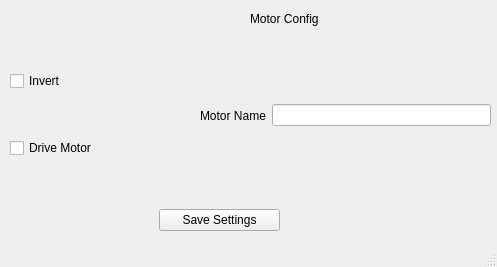
<?xml version="1.0" encoding="UTF-8"?>
<ui version="4.0">
 <class>MotorConfig</class>
 <widget class="QMainWindow" name="MotorConfig">
  <property name="geometry">
   <rect>
    <x>0</x>
    <y>0</y>
    <width>497</width>
    <height>267</height>
   </rect>
  </property>
  <property name="windowTitle">
   <string>MainWindow</string>
  </property>
  <widget class="QWidget" name="centralwidget">
   <widget class="QLabel" name="label">
    <property name="geometry">
     <rect>
      <x>250</x>
      <y>10</y>
      <width>281</width>
      <height>17</height>
     </rect>
    </property>
    <property name="text">
     <string>Motor Config</string>
    </property>
   </widget>
   <widget class="QWidget" name="verticalLayoutWidget">
    <property name="geometry">
     <rect>
      <x>10</x>
      <y>30</y>
      <width>181</width>
      <height>171</height>
     </rect>
    </property>
    <layout class="QVBoxLayout" name="verticalLayout">
     <item>
      <widget class="QCheckBox" name="invertMotBol">
       <property name="text">
        <string>Invert</string>
       </property>
      </widget>
     </item>
     <item>
      <widget class="QCheckBox" name="driveMotBol">
       <property name="text">
        <string>Drive Motor</string>
       </property>
      </widget>
     </item>
    </layout>
   </widget>
   <widget class="QWidget" name="horizontalLayoutWidget">
    <property name="geometry">
     <rect>
      <x>200</x>
      <y>30</y>
      <width>291</width>
      <height>171</height>
     </rect>
    </property>
    <layout class="QHBoxLayout" name="horizontalLayout">
     <item>
      <widget class="QLabel" name="MotorNamLbl">
       <property name="text">
        <string>Motor Name</string>
       </property>
      </widget>
     </item>
     <item>
      <widget class="QLineEdit" name="motorNamEdit"/>
     </item>
    </layout>
   </widget>
   <widget class="QWidget" name="verticalLayoutWidget_2">
    <property name="geometry">
     <rect>
      <x>159</x>
      <y>200</y>
      <width>121</width>
      <height>41</height>
     </rect>
    </property>
    <layout class="QVBoxLayout" name="verticalLayout_2">
     <item>
      <widget class="QPushButton" name="saveSetBtn">
       <property name="text">
        <string>Save Settings</string>
       </property>
      </widget>
     </item>
    </layout>
   </widget>
  </widget>
  <widget class="QStatusBar" name="statusbar"/>
 </widget>
 <resources/>
 <connections/>
</ui>
